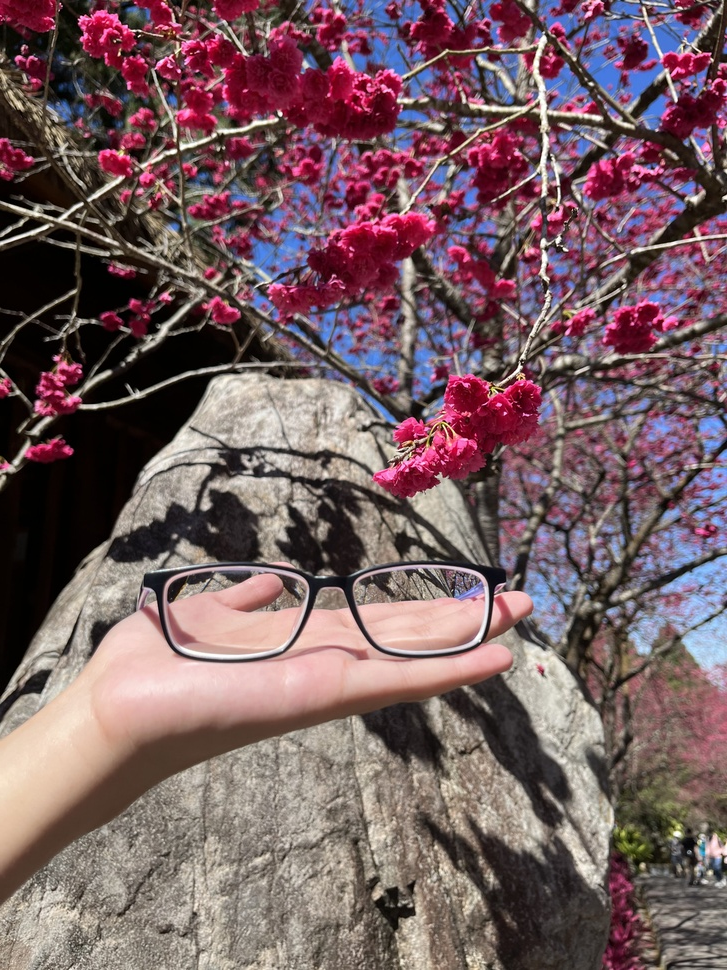
#> input picture hw1/v1/input.jpeg, 727 x 970 px, shrunk from 3024 x 4032 before the run
$ python code.py
#> lines starting #> are read from the running program, lines starting #| are printed output that depends on the picture
import cv2

image = cv2.imread('./input.jpeg')
#> image is the input picture: shape (970, 727, 3); mean B, G, R 98.3, 94.3, 119.2
image = cv2.cvtColor(image, cv2.COLOR_BGR2GRAY)
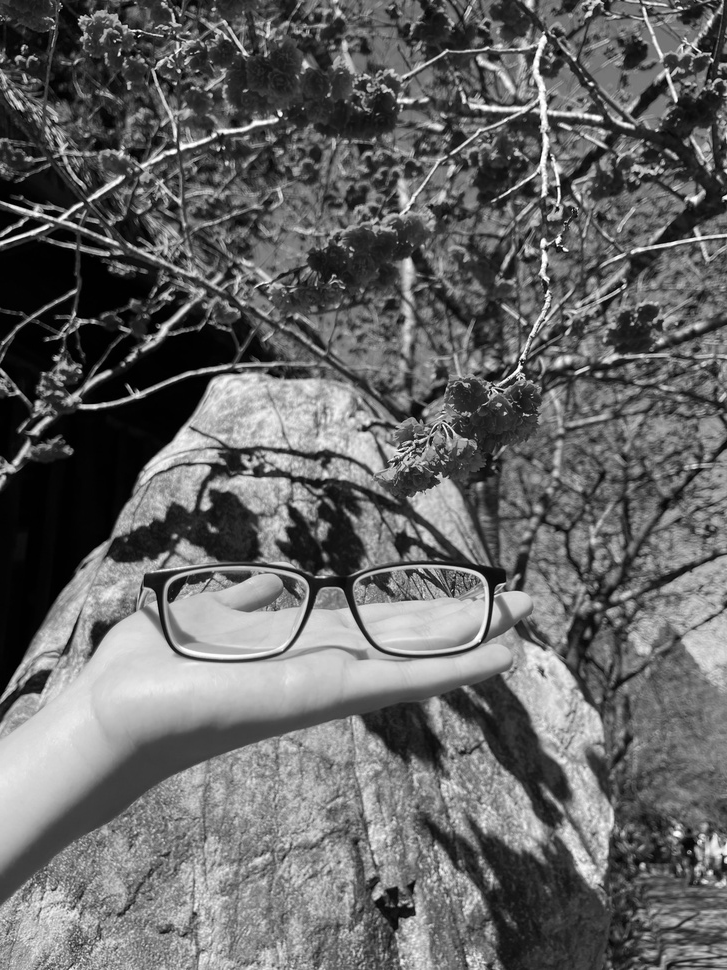
#> image: shape (970, 727); min 0, max 255, mean 102.2
cv2.imwrite('./output.jpeg', image)
